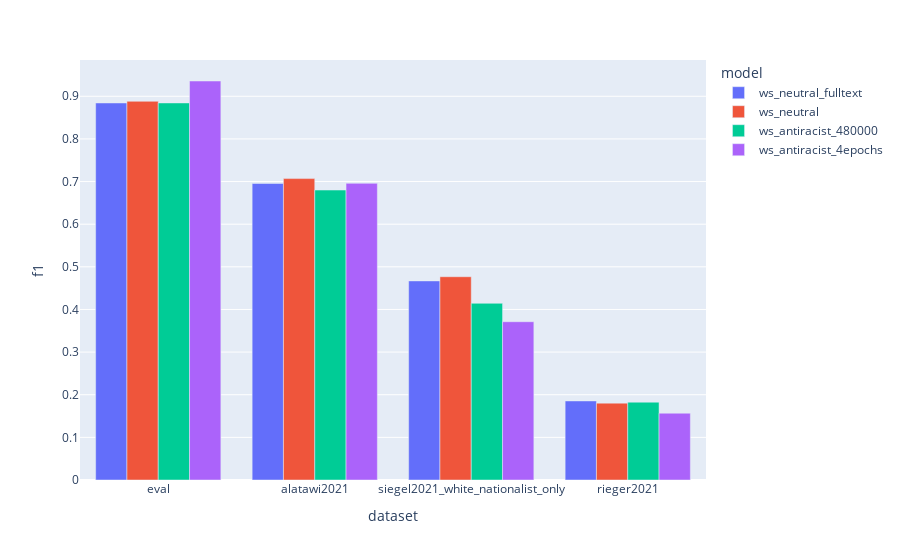
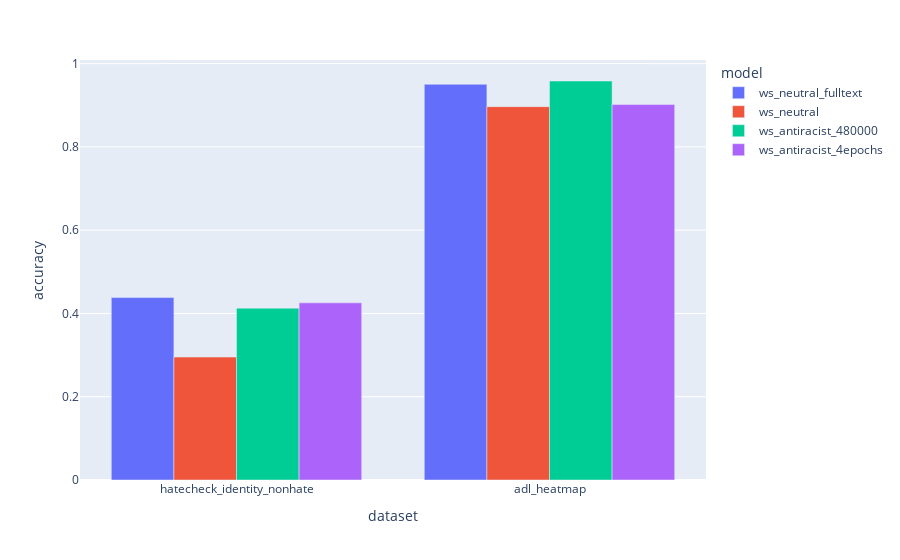

Notebook source saved alongside these figures, in order:
### Code cell
# Plot F1 and accuracies for datasets that contain white supremacist and not
import plotly.express as px

for metric in results.selected_metric.unique():
    selected = results[results.selected_metric == metric]
    px.bar(selected, x='dataset', y=metric, color='model', barmode='group').show()

### Figure 1 — Plotly figure (JSON) as saved in the notebook; plotly's stock layout.template omitted (floating-point values rounded to 4 significant figures)
{"data": [{"alignmentgroup": "True", "hovertemplate": "model=ws_neutral_fulltext<br>dataset=%{x}<br>f1=%{y}<extra></extra>", "legendgroup": "ws_neutral_fulltext", "marker": {"color": "#636efa", "pattern": {"shape": ""}}, "name": "ws_neutral_fulltext", "offsetgroup": "ws_neutral_fulltext", "orientation": "v", "showlegend": true, "textposition": "auto", "type": "bar", "x": ["eval", "alatawi2021", "siegel2021_white_nationalist_only", "rieger2021"], "xaxis": "x", "y": [0.8843, 0.6954, 0.4669, 0.1854], "yaxis": "y"}, {"alignmentgroup": "True", "hovertemplate": "model=ws_neutral<br>dataset=%{x}<br>f1=%{y}<extra></extra>", "legendgroup": "ws_neutral", "marker": {"color": "#EF553B", "pattern": {"shape": ""}}, "name": "ws_neutral", "offsetgroup": "ws_neutral", "orientation": "v", "showlegend": true, "textposition": "auto", "type": "bar", "x": ["eval", "alatawi2021", "siegel2021_white_nationalist_only", "rieger2021"], "xaxis": "x", "y": [0.8882, 0.7069, 0.4768, 0.1803], "yaxis": "y"}, {"alignmentgroup": "True", "hovertemplate": "model=ws_antiracist_480000<br>dataset=%{x}<br>f1=%{y}<extra></extra>", "legendgroup": "ws_antiracist_480000", "marker": {"color": "#00cc96", "pattern": {"shape": ""}}, "name": "ws_antiracist_480000", "offsetgroup": "ws_antiracist_480000", "orientation": "v", "showlegend": true, "textposition": "auto", "type": "bar", "x": ["eval", "alatawi2021", "siegel2021_white_nationalist_only", "rieger2021"], "xaxis": "x", "y": [0.8844, 0.6801, 0.4144, 0.1826], "yaxis": "y"}, {"alignmentgroup": "True", "hovertemplate": "model=ws_antiracist_4epochs<br>dataset=%{x}<br>f1=%{y}<extra></extra>", "legendgroup": "ws_antiracist_4epochs", "marker": {"color": "#ab63fa", "pattern": {"shape": ""}}, "name": "ws_antiracist_4epochs", "offsetgroup": "ws_antiracist_4epochs", "orientation": "v", "showlegend": true, "textposition": "auto", "type": "bar", "x": ["eval", "alatawi2021", "siegel2021_white_nationalist_only", "rieger2021"], "xaxis": "x", "y": [0.9358, 0.6958, 0.3712, 0.1567], "yaxis": "y"}], "layout": {"autosize": true, "barmode": "group", "legend": {"title": {"text": "model"}, "tracegroupgap": 0}, "margin": {"t": 60}, "xaxis": {"anchor": "y", "autorange": true, "domain": [0, 1], "range": [-0.5, 3.5], "title": {"text": "dataset"}, "type": "category"}, "yaxis": {"anchor": "x", "autorange": true, "domain": [0, 1], "range": [0, 0.9851], "title": {"text": "f1"}, "type": "linear"}}}

### Figure 2 — Plotly figure (JSON) as saved in the notebook; plotly's stock layout.template omitted (floating-point values rounded to 4 significant figures)
{"data": [{"alignmentgroup": "True", "hovertemplate": "model=ws_neutral_fulltext<br>dataset=%{x}<br>accuracy=%{y}<extra></extra>", "legendgroup": "ws_neutral_fulltext", "marker": {"color": "#636efa", "pattern": {"shape": ""}}, "name": "ws_neutral_fulltext", "offsetgroup": "ws_neutral_fulltext", "orientation": "v", "showlegend": true, "textposition": "auto", "type": "bar", "x": ["hatecheck_identity_nonhate", "adl_heatmap"], "xaxis": "x", "y": [0.4381, 0.9503], "yaxis": "y"}, {"alignmentgroup": "True", "hovertemplate": "model=ws_neutral<br>dataset=%{x}<br>accuracy=%{y}<extra></extra>", "legendgroup": "ws_neutral", "marker": {"color": "#EF553B", "pattern": {"shape": ""}}, "name": "ws_neutral", "offsetgroup": "ws_neutral", "orientation": "v", "showlegend": true, "textposition": "auto", "type": "bar", "x": ["adl_heatmap", "hatecheck_identity_nonhate"], "xaxis": "x", "y": [0.8966, 0.2952], "yaxis": "y"}, {"alignmentgroup": "True", "hovertemplate": "model=ws_antiracist_480000<br>dataset=%{x}<br>accuracy=%{y}<extra></extra>", "legendgroup": "ws_antiracist_480000", "marker": {"color": "#00cc96", "pattern": {"shape": ""}}, "name": "ws_antiracist_480000", "offsetgroup": "ws_antiracist_480000", "orientation": "v", "showlegend": true, "textposition": "auto", "type": "bar", "x": ["adl_heatmap", "hatecheck_identity_nonhate"], "xaxis": "x", "y": [0.9583, 0.4127], "yaxis": "y"}, {"alignmentgroup": "True", "hovertemplate": "model=ws_antiracist_4epochs<br>dataset=%{x}<br>accuracy=%{y}<extra></extra>", "legendgroup": "ws_antiracist_4epochs", "marker": {"color": "#ab63fa", "pattern": {"shape": ""}}, "name": "ws_antiracist_4epochs", "offsetgroup": "ws_antiracist_4epochs", "orientation": "v", "showlegend": true, "textposition": "auto", "type": "bar", "x": ["adl_heatmap", "hatecheck_identity_nonhate"], "xaxis": "x", "y": [0.9016, 0.4254], "yaxis": "y"}], "layout": {"autosize": true, "barmode": "group", "legend": {"title": {"text": "model"}, "tracegroupgap": 0}, "margin": {"t": 60}, "xaxis": {"anchor": "y", "autorange": true, "domain": [0, 1], "range": [-0.5, 1.5], "title": {"text": "dataset"}, "type": "category"}, "yaxis": {"anchor": "x", "autorange": true, "domain": [0, 1], "range": [0, 1.009], "title": {"text": "accuracy"}, "type": "linear"}}}
